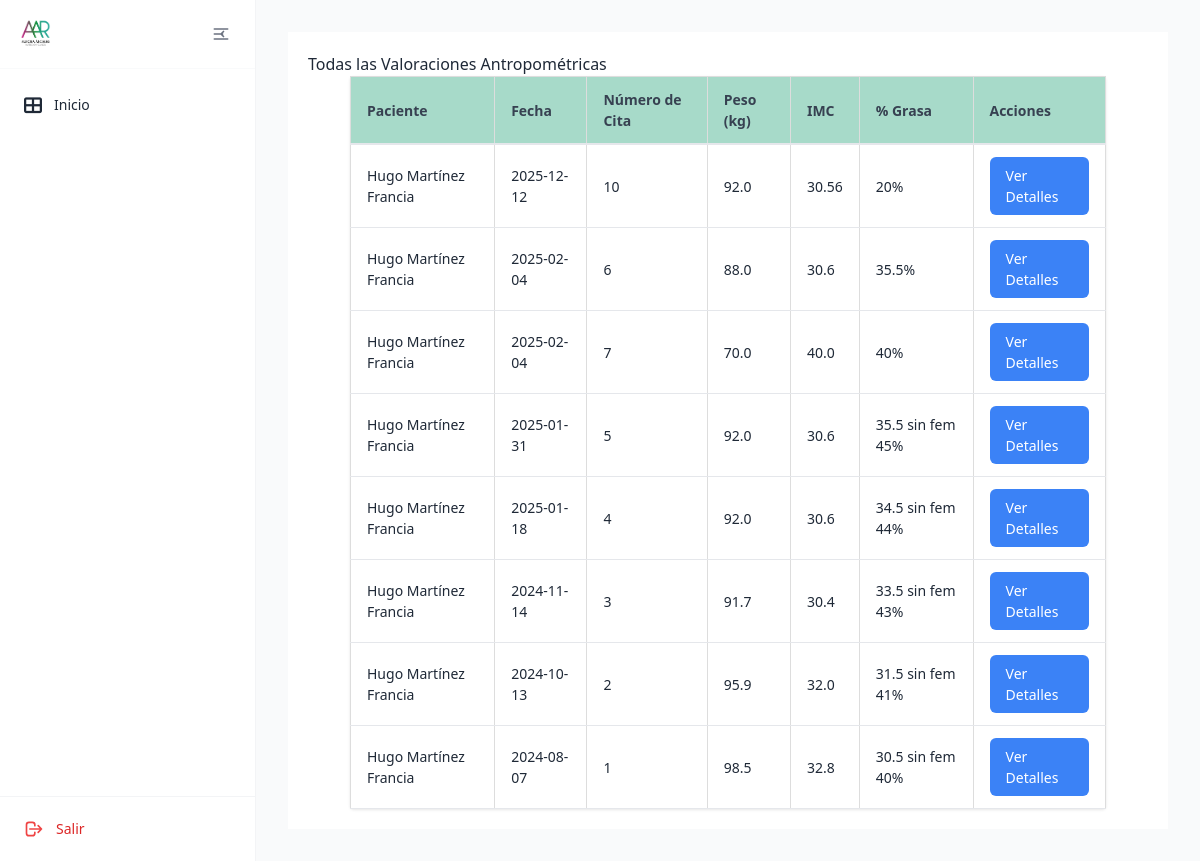
Before: /valoraciones/ with the older database file.
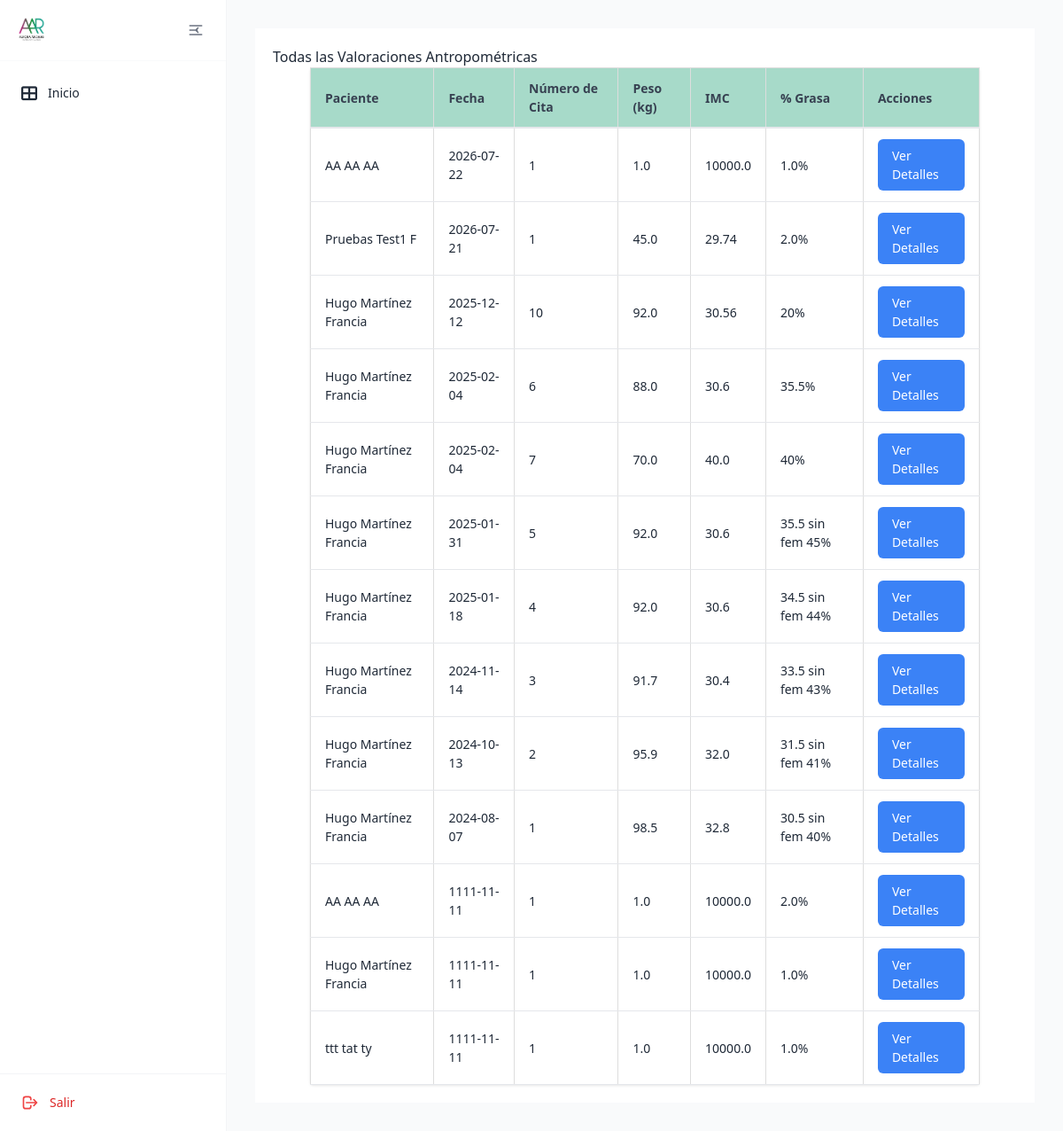
After: the same page with the newer database file.
### tables this page shows
CREATE TABLE valoracion_antropometrica (
    id INTEGER PRIMARY KEY AUTOINCREMENT,
    paciente_id INTEGER NOT NULL,
    numero_cita INTEGER NOT NULL,
    fecha DATE NOT NULL,
    estatura FLOAT NOT NULL,
    peso FLOAT NOT NULL,
    imc FLOAT NOT NULL,
    grasa FLOAT NOT NULL,
    cintura FLOAT NOT NULL,
    torax FLOAT NOT NULL,
    brazo FLOAT NOT NULL,
    cadera FLOAT NOT NULL,
    pierna FLOAT NOT NULL,
    pantorrilla FLOAT NOT NULL,
    tension_arterial TEXT NOT NULL,
    frecuencia_cardiaca INTEGER NOT NULL,
    bicep FLOAT NOT NULL,
    tricep FLOAT NOT NULL,
    suprailiaco FLOAT NOT NULL,
    subescapular FLOAT NOT NULL,
    femoral FLOAT,
    porcentaje_grasa TEXT NOT NULL,
    --porcentaje_grasa_fem FLOAT NOT NULL,
    ultima_dieta TEXT,
    FOREIGN KEY (paciente_id) REFERENCES pacientes (id)
);

### app/models/paciente.py (models this page shows, shortened)
class Paciente(db.Model):
    __tablename__ = 'pacientes'
    id = db.Column(db.Integer, primary_key=True)
    nombre = db.Column(db.String(50), nullable=False)
    apellido_paterno = db.Column(db.String(50), nullable=False)
    apellido_materno = db.Column(db.String(50), nullable=False)
    genero = db.Column(db.String(10), nullable=False)
    fecha_nacimiento = db.Column(db.Date, nullable=False)
    telefono = db.Column(db.String(100), nullable=False)
    correo = db.Column(db.String(100), nullable=False)
    ciudad = db.Column(db.String(100), nullable=False)
    fecha_registro = db.Column(db.DateTime, default=datetime.utcnow)
    status = db.Column(db.String(20), default='activo')

### app/controllers/valoracion_antropometrica.py (the view)
@valoracion.route('/')
def todas_valoraciones():
    valoraciones = ValoracionAntropometrica.obtener_todas()
    return render_template('valoraciones/todas_valoraciones.html', valoraciones=valoraciones)

### app/db.py (called while the page is built)
def get_db():
    if 'db' not in g:
        try:
            db_path = os.environ.get('DATABASE_URL', 'pacientes.db')
            g.db = sqlite3.connect(
                db_path,
                detect_types=sqlite3.PARSE_DECLTYPES
            )
            g.db.row_factory = sqlite3.Row
        except sqlite3.Error as e:
            logger.error(f"Error crítico al conectar con la base de datos SQLite: {e}")
            raise e
    return g.db

def query_db(query, args=(), one=False):
    try:
        cur = get_db().execute(query, args)
        rv = cur.fetchall()
        cur.close()
        return (rv[0] if rv else None) if one else rv
    except sqlite3.Error as e:
        logger.error(f"Error al ejecutar query: {query}. Args: {args}. Detalle: {e}")
        raise e

### app/models/valoracion_antropometrica.py (called while the page is built)
    @staticmethod
    def obtener_todas():
        return query_db('''
            SELECT va.*, p.nombre, p.apellido_paterno, p.apellido_materno
            FROM valoracion_antropometrica va
            JOIN pacientes p ON va.paciente_id = p.id
            ORDER BY va.fecha DESC
        ''')

### app/templates/valoraciones/todas_valoraciones.html (shortened to what this page needs)
{% extends "base/base.html" %}
{% block content %}
<div class="valoracion-container">
    <h2>Todas las Valoraciones Antropométricas</h2>
    <table class="table">
        <thead>
            <tr>
                <th class="table__header">Paciente</th>
                <th class="table__header">Fecha</th>
                <th class="table__header">Número de Cita</th>
                <th class="table__header">Peso (kg)</th>
                <th class="table__header">IMC</th>
                <th class="table__header">% Grasa</th>
                <th class="table__header">Acciones</th>
            </tr>
        </thead>
        <tbody>
            {% for valoracion in valoraciones %}
            <tr>
                <td class="table__cell">{{ valoracion['nombre'] }} {{ valoracion['apellido_paterno'] }} {{ valoracion['apellido_materno'] }}</td>
                <td class="table__cell">{{ valoracion['fecha'] }}</td>
                <td class="table__cell">{{ valoracion['numero_cita'] }}</td>
                <td class="table__cell">{{ valoracion['peso'] }}</td>
                <td class="table__cell">{{ valoracion['imc'] }}</td>
                <td class="table__cell">{{ valoracion['porcentaje_grasa'] }}%</td>
                <td class="table__cell">
                    <a href="{{ url_for('valoracion.lista_valoraciones', paciente_id=valoracion['paciente_id']) }}" class="action-button">Ver Detalles</a>
                </td>
            </tr>
            {% endfor %}
        </tbody>
    </table>
</div>
{% endblock %}

Changed rows visible on the page:
added valoracion_antropometrica: nombre "AA", apellido_paterno "AA", apellido_materno "AA", fecha "2026-07-22", numero_cita "1", peso "1.0", imc "10000.0", porcentaje_grasa "1.0"
added valoracion_antropometrica: nombre "Pruebas", apellido_paterno "Test1", apellido_materno "F", fecha "2026-07-21", numero_cita "1", peso "45.0", imc "29.74", porcentaje_grasa "2.0"
added valoracion_antropometrica: nombre "AA", apellido_paterno "AA", apellido_materno "AA", fecha "1111-11-11", numero_cita "1", peso "1.0", imc "10000.0", porcentaje_grasa "2.0"
added valoracion_antropometrica: nombre "Hugo", apellido_paterno "Martínez", apellido_materno "Francia", fecha "1111-11-11", numero_cita "1", peso "1.0", imc "10000.0", porcentaje_grasa "1.0"
added valoracion_antropometrica: nombre "ttt", apellido_paterno "tat", apellido_materno "ty", fecha "1111-11-11", numero_cita "1", peso "1.0", imc "10000.0", porcentaje_grasa "1.0"
